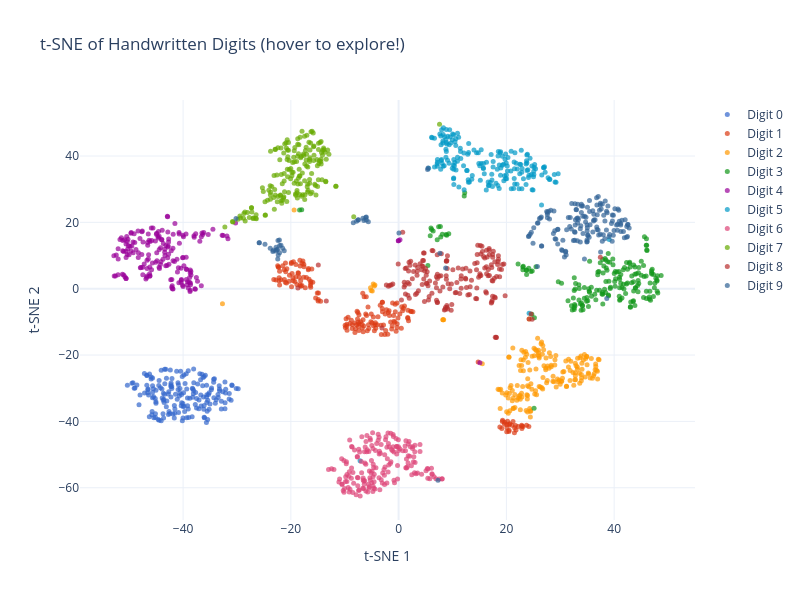

Source (notebook cell):
### Markdown cell above
---
# Bonus: t-SNE on Real Data (MNIST Digits)

The classic MNIST handwritten digits — 64 features (8x8 pixel images), 1797 samples.

### Code cell
# ── Bonus: MNIST ──

print("Loading digits dataset...")
digits = load_digits()
X_d = StandardScaler().fit_transform(digits.data)
X_d_pca = PCA(n_components=30).fit_transform(X_d)

print("Running t-SNE...")
Y_d = TSNE(n_components=2, perplexity=30, learning_rate=200, max_iter=1000,
           init="pca", random_state=42).fit_transform(X_d_pca)
print("Done!")

fig = go.Figure()
colors_10 = px.colors.qualitative.G10  # exactly 10 colors
for digit in range(10):
    mask = digits.target == digit
    fig.add_trace(go.Scatter(
        x=Y_d[mask, 0], y=Y_d[mask, 1], mode="markers",
        name=f"Digit {digit}",
        marker=dict(size=5, color=colors_10[digit], opacity=0.7),
        text=[f"Digit {digit}"] * mask.sum(), hoverinfo="text"))

fig.update_layout(title="t-SNE of Handwritten Digits (hover to explore!)",
                  xaxis_title="t-SNE 1", yaxis_title="t-SNE 2",
                  width=800, height=600, template="plotly_white")
fig.show()

print("Hover over points to see labels. Zoom into boundary regions (e.g., 4 vs 9).")
print("Click legend entries to toggle digits on/off.")

### Figure 1 — Plotly figure (JSON) as saved in the notebook; plotly's stock layout.template omitted (floating-point values rounded to 4 significant figures; data arrays with more than 128 entries replaced by an {"elided": "..."} marker saying what was removed)
{"data": [{"hoverinfo": "text", "marker": {"color": "#3366CC", "opacity": 0.7, "size": 5}, "mode": "markers", "name": "Digit 0", "text": {"elided": "178 str values"}, "type": "scatter", "x": {"elided": "178 float values"}, "y": {"elided": "178 float values"}}, {"hoverinfo": "text", "marker": {"color": "#DC3912", "opacity": 0.7, "size": 5}, "mode": "markers", "name": "Digit 1", "text": {"elided": "182 str values"}, "type": "scatter", "x": {"elided": "182 float values"}, "y": {"elided": "182 float values"}}, {"hoverinfo": "text", "marker": {"color": "#FF9900", "opacity": 0.7, "size": 5}, "mode": "markers", "name": "Digit 2", "text": {"elided": "177 str values"}, "type": "scatter", "x": {"elided": "177 float values"}, "y": {"elided": "177 float values"}}, {"hoverinfo": "text", "marker": {"color": "#109618", "opacity": 0.7, "size": 5}, "mode": "markers", "name": "Digit 3", "text": {"elided": "183 str values"}, "type": "scatter", "x": {"elided": "183 float values"}, "y": {"elided": "183 float values"}}, {"hoverinfo": "text", "marker": {"color": "#990099", "opacity": 0.7, "size": 5}, "mode": "markers", "name": "Digit 4", "text": {"elided": "181 str values"}, "type": "scatter", "x": {"elided": "181 float values"}, "y": {"elided": "181 float values"}}, {"hoverinfo": "text", "marker": {"color": "#0099C6", "opacity": 0.7, "size": 5}, "mode": "markers", "name": "Digit 5", "text": {"elided": "182 str values"}, "type": "scatter", "x": {"elided": "182 float values"}, "y": {"elided": "182 float values"}}, {"hoverinfo": "text", "marker": {"color": "#DD4477", "opacity": 0.7, "size": 5}, "mode": "markers", "name": "Digit 6", "text": {"elided": "181 str values"}, "type": "scatter", "x": {"elided": "181 float values"}, "y": {"elided": "181 float values"}}, {"hoverinfo": "text", "marker": {"color": "#66AA00", "opacity": 0.7, "size": 5}, "mode": "markers", "name": "Digit 7", "text": {"elided": "179 str values"}, "type": "scatter", "x": {"elided": "179 float values"}, "y": {"elided": "179 float values"}}, {"hoverinfo": "text", "marker": {"color": "#B82E2E", "opacity": 0.7, "size": 5}, "mode": "markers", "name": "Digit 8", "text": {"elided": "174 str values"}, "type": "scatter", "x": {"elided": "174 float values"}, "y": {"elided": "174 float values"}}, {"hoverinfo": "text", "marker": {"color": "#316395", "opacity": 0.7, "size": 5}, "mode": "markers", "name": "Digit 9", "text": {"elided": "180 str values"}, "type": "scatter", "x": {"elided": "180 float values"}, "y": {"elided": "180 float values"}}], "layout": {"height": 600, "title": {"text": "t-SNE of Handwritten Digits (hover to explore!)"}, "width": 800, "xaxis": {"title": {"text": "t-SNE 1"}}, "yaxis": {"title": {"text": "t-SNE 2"}}}}
